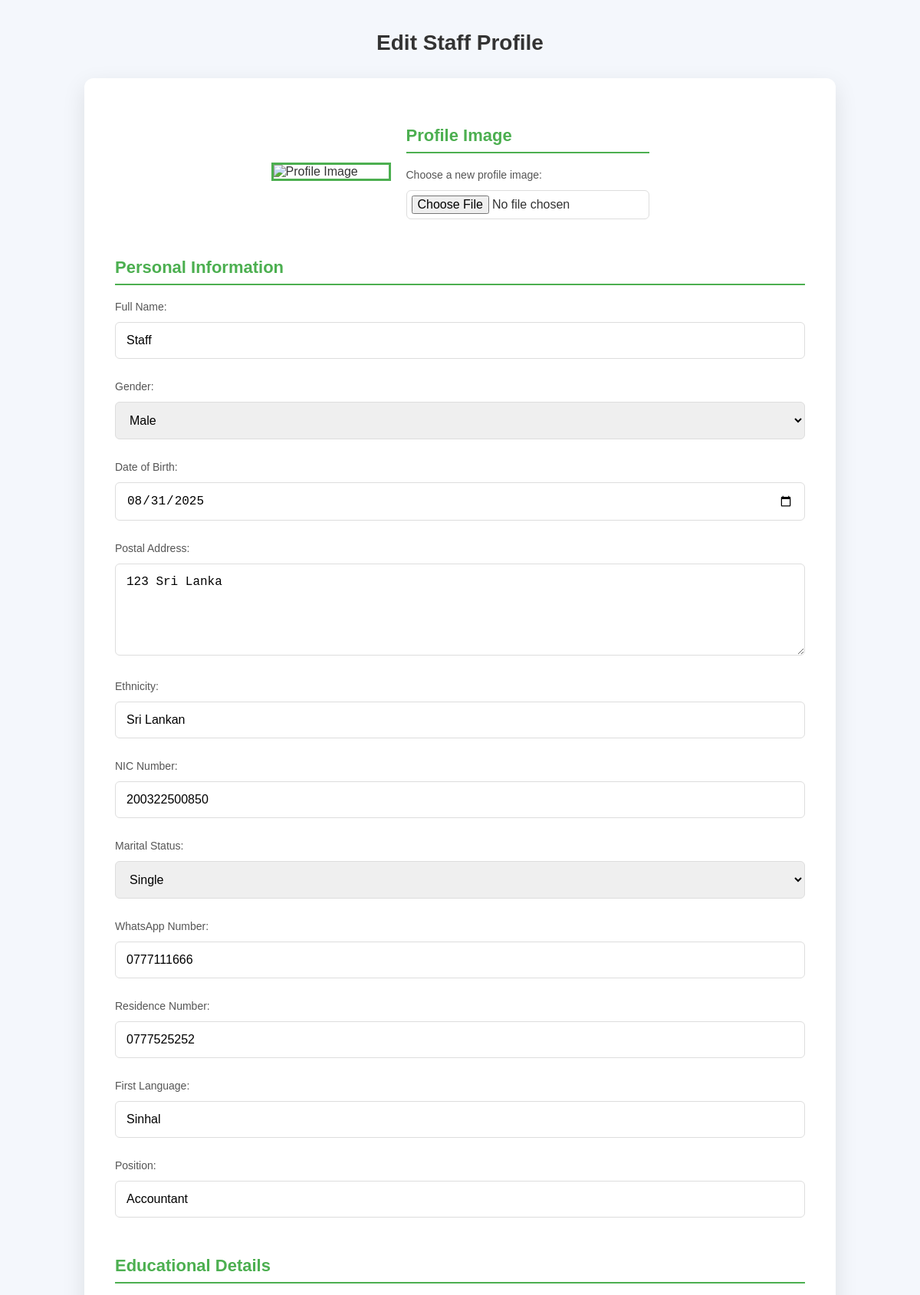
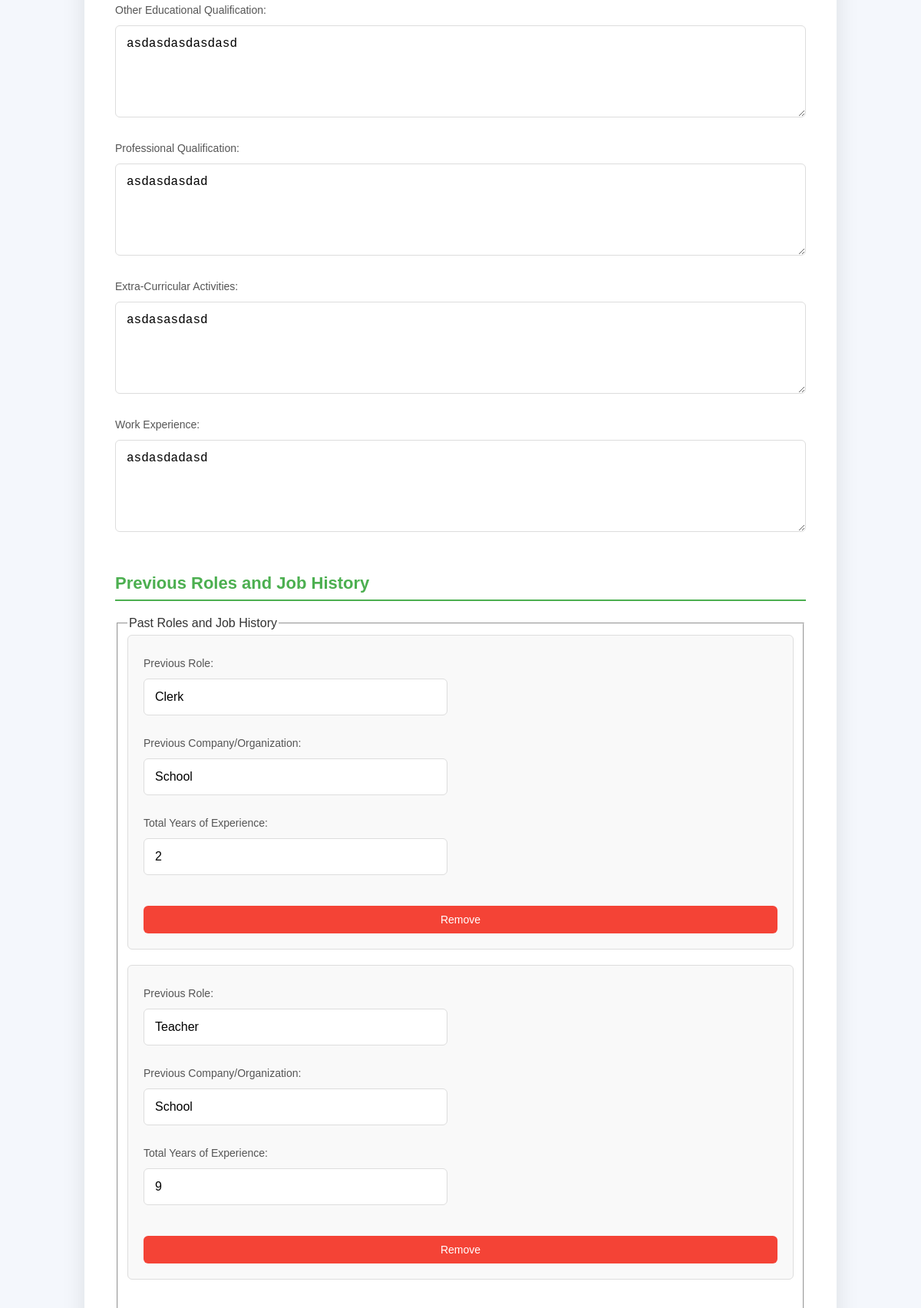
Page /edit_staff_profile.php?username=staff (signed in, upper part) on the committed database (2 pictures, top to bottom).
### tables this page shows
CREATE TABLE `staff` (
  `id` int(11) NOT NULL,
  `username` varchar(50) DEFAULT NULL,
  `full_name` varchar(255) NOT NULL,
  `gender` enum('Male','Female') NOT NULL,
  `date_of_birth` date NOT NULL,
  `postal_address` text NOT NULL,
  `ethnicity` varchar(255) DEFAULT NULL,
  `nic_number` varchar(50) NOT NULL,
  `marital_status` enum('Single','Married') NOT NULL,
  `whatsapp_number` varchar(15) DEFAULT NULL,
  `residence_number` varchar(15) DEFAULT NULL,
  `first_language` varchar(50) DEFAULT NULL,
  `profile_image` varchar(255) DEFAULT NULL,
  `position` varchar(255) DEFAULT NULL
);

CREATE TABLE `educational_details` (
  `id` int(11) NOT NULL,
  `username` varchar(50) DEFAULT NULL,
  `other_educational_qualification` text DEFAULT NULL,
  `professional_qualification` text DEFAULT NULL,
  `extra_curricular_activities` text DEFAULT NULL,
  `work_experience` text DEFAULT NULL
);

CREATE TABLE `previous_info` (
  `id` int(11) NOT NULL,
  `username` varchar(50) DEFAULT NULL,
  `previous_role` varchar(255) DEFAULT NULL,
  `previous_company` varchar(255) DEFAULT NULL,
  `years_experience` int(11) DEFAULT NULL
);

### edit_staff_profile.php (the view, shortened to what this page needs)
<?php
require_once 'database_connection.php';
$username_filter = isset($_GET['username']) ? $_GET['username'] : '';
$query = "
    SELECT staff.*, user.role, educational_details.other_educational_qualification,
           educational_details.professional_qualification, educational_details.extra_curricular_activities,
           educational_details.work_experience
    FROM staff
    LEFT JOIN user ON staff.username = user.username
    LEFT JOIN educational_details ON staff.username = educational_details.username
    WHERE staff.username = ?";
$stmt = $conn->prepare($query);
$stmt->bind_param("s", $username_filter);
$stmt->execute();
$user_details = $stmt->get_result()->fetch_assoc();
$previous_roles_query = "SELECT * FROM previous_info WHERE username = ?";
$roles_stmt = $conn->prepare($previous_roles_query);
$roles_stmt->bind_param("s", $username_filter);
$roles_stmt->execute();
$previous_roles = $roles_stmt->get_result()->fetch_all(MYSQLI_ASSOC);
?>
<!DOCTYPE html>
<html lang="en">
<head>
</head>
<body>
    <h1>Edit Staff Profile</h1>
    <form method="POST" enctype="multipart/form-data">
        <div class="form-section profile-image-container">
            <img src="uploads/<?php echo htmlspecialchars($user_details['profile_image']); ?>" alt="Profile Image" width="150">
            <div>
                <h3>Profile Image</h3>
                <label for="profile_image">Choose a new profile image:</label>
                <input type="file" name="profile_image" id="profile_image" accept="image/*">
            </div>
        </div>
        <div class="form-section">
            <h3>Personal Information</h3>
            <label>Full Name:</label>
            <input type="text" name="full_name" value="<?php echo htmlspecialchars($user_details['full_name']); ?>" required><br>
            <label>Gender:</label>
            <select name="gender" required>
                <option value="Male" <?php echo $user_details['gender'] === 'Male' ? 'selected' : ''; ?>>Male</option>
            </select><br>
            <label>Date of Birth:</label>
            <input type="date" name="date_of_birth" value="<?php echo $user_details['date_of_birth']; ?>" required><br>
            <label>Postal Address:</label>
            <textarea name="postal_address" required><?php echo htmlspecialchars($user_details['postal_address']); ?></textarea><br>
            <label>Ethnicity:</label>
            <input type="text" name="ethnicity" value="<?php echo htmlspecialchars($user_details['ethnicity']); ?>"><br>
            <label>NIC Number:</label>
            <input type="text" name="nic_number" value="<?php echo htmlspecialchars($user_details['nic_number']); ?>" required><br>
            <label>Marital Status:</label>
            <select name="marital_status" required>
                <option value="Single" <?php echo $user_details['marital_status'] === 'Single' ? 'selected' : ''; ?>>Single</option>
            </select><br>
            <label>WhatsApp Number:</label>
            <input type="text" name="whatsapp_number" value="<?php echo htmlspecialchars($user_details['whatsapp_number']); ?>"><br>
            <label>Residence Number:</label>
            <input type="text" name="residence_number" value="<?php echo htmlspecialchars($user_details['residence_number']); ?>"><br>
            <label>First Language:</label>
            <input type="text" name="first_language" value="<?php echo htmlspecialchars($user_details['first_language']); ?>"><br>
            <label>Position:</label>
            <input type="text" name="position" value="<?php echo htmlspecialchars($user_details['position']); ?>"><br>
        </div>
        <div class="form-section">
            <h3>Educational Details</h3>
            <label>Other Educational Qualification:</label>
            <textarea name="other_qualification"><?php echo htmlspecialchars($user_details['other_educational_qualification']); ?></textarea><br>
            <label>Professional Qualification:</label>
            <textarea name="professional_qualification"><?php echo htmlspecialchars($user_details['professional_qualification']); ?></textarea><br>
            <label>Extra-Curricular Activities:</label>
            <textarea name="activities"><?php echo htmlspecialchars($user_details['extra_curricular_activities']); ?></textarea><br>
            <label>Work Experience:</label>
            <textarea name="work_experience"><?php echo htmlspecialchars($user_details['work_experience']); ?></textarea><br>
        </div>
        <div class="form-section">
            <h3>Previous Roles and Job History</h3>
            <fieldset>
                <legend>Past Roles and Job History</legend>
                <div id="previous_roles_container">
                    <?php foreach ($previous_roles as $role) { ?>
                        <div class="previous_role_entry">
                            <label for="previous_role">Previous Role:</label>
                            <input type="text" name="previous_role[]" value="<?php echo htmlspecialchars($role['previous_role']); ?>" required>
                            <label for="previous_company">Previous Company/Organization:</label>
                            <input type="text" name="previous_company[]" value="<?php echo htmlspecialchars($role['previous_company']); ?>" required>
                            <label for="years_experience">Total Years of Experience:</label>
                            <input type="number" name="years_experience[]" value="<?php echo htmlspecialchars($role['years_experience']); ?>" required>
                            <button type="button" onclick="removeRole(this)">Remove</button>
                        </div>
                    <?php } ?>
                </div>
            </fieldset>
        </div>
    </form>
</body>
</html>

### edit_staff_profile.php (style rules this page uses)
body { font-family: 'Arial', sans-serif; margin: 0; padding: 0; background-color: #f4f7fc; color: #333; }
h1 { text-align: center; margin-top: 40px; font-size: 28px; color: #333; }
form { max-width: 900px; margin: 30px auto; padding: 40px; background-color: #fff; border-radius: 12px; box-shadow: 0 10px 30px rgba(0, 0, 0, 0.1); }
h3 { color: #4CAF50; font-size: 22px; margin-bottom: 20px; border-bottom: 2px solid #4CAF50; padding-bottom: 8px; }
label { display: block; margin: 8px 0 4px; font-size: 14px; color: #555; }
input[type="text"], input[type="date"], input[type="number"], input[type="file"], select, textarea { width: 100%; padding: 14px; margin: 8px 0 20px; border: 1px solid #ddd; border-radius: 6px; box-sizing: border-box; font-size: 16px; transition: border 0.3s ease; }
input[type="file"] { padding: 6px; }
textarea { resize: vertical; min-height: 120px; }
button { background-color: #4CAF50; color: white; padding: 14px 24px; border: none; border-radius: 6px; cursor: pointer; font-size: 16px; transition: background-color 0.3s ease; width: 100%; margin-top: 20px; }
.previous_role_entry { background-color: #f9f9f9; padding: 20px; border-radius: 6px; margin-bottom: 20px; border: 1px solid #ddd; }
.previous_role_entry input { width: 48%; display: inline-block; margin-right: 4%; }
.previous_role_entry button { display: inline-block; background-color: #f44336; padding: 10px 15px; color: white; border: none; border-radius: 6px; cursor: pointer; font-size: 14px; }
#previous_roles_container { display: flex; flex-direction: column; }
.form-section { margin-bottom: 30px; }
.profile-image-container { display: flex; align-items: center; margin-bottom: 30px; justify-content: center; }
.profile-image-container img { margin-right: 20px; border: 3px solid #4CAF50; }

### rows in the picture
staff: full_name "Staff", gender "Male", date_of_birth "08/31/2025", postal_address "123 Sri Lanka", ethnicity "Sri Lankan", nic_number "200322500850", marital_status "Single", whatsapp_number "0777111666", residence_number "0777525252", first_language "Sinhal", position "Accountant", other_qualification "asdasdasdasdasd", professional_qualification "asdasdasdad", activities "asdasasdasd", work_experience "asdasdadasd"
previous_info: previous_role "Clerk", previous_company "School", years_experience "2"
previous_info: previous_role "Teacher", previous_company "School", years_experience "9"
